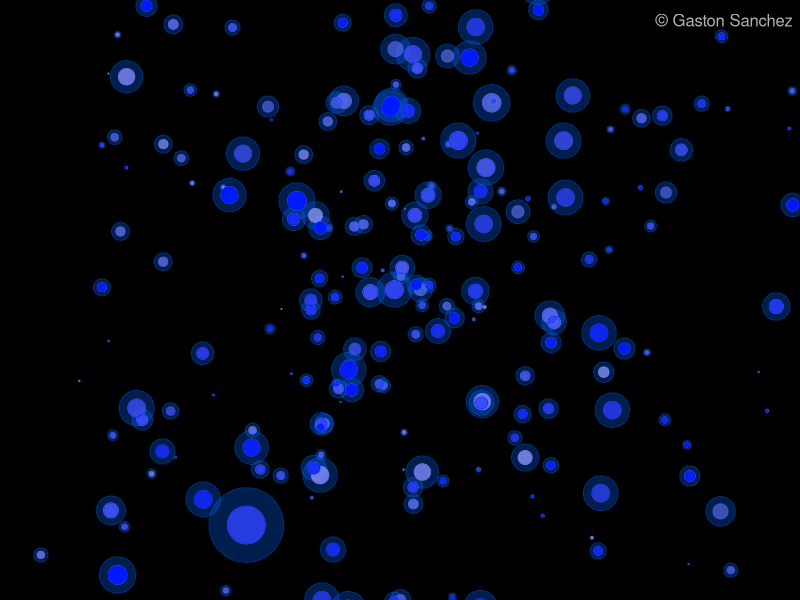

R code for this plot:
##################################################################################
# Title:      Blue Bubbles
# Copyright:  Copyright (c) 2012, under the Simplified BSD License
# Author:     Gaston Sanchez
# url:        www.gastonsanchez.com/projects/rtist
##################################################################################

# Don't use my working directory!
setwd("/Users/gaston/Documents/Rtist_Plots/Images")

# ========================================================================
# Blue bubbles
# ========================================================================
# generate x-y values
x = rnorm(300)
y = rnorm(300, 0, 2)
# colors
blues = hsv(h=0.65, s=1, v=1, alpha=runif(100, .3, 1))
whites = hsv(h=0, s=0, v=1, alpha=runif(100, .3, .7))
sizes = c(2.5 * runif(99), 5)

png("blue_bubbles.png", width=700, height=400)
#set graphical parameters
op = par(bg='black', mar=rep(0,4))
# plot
plot(x, y, type='n', xlim=c(-2,2), ylim=c(-2,2))
points(x, y, pch=19, cex=2*sizes, col=hsv(0.6, alpha=.3), bg=hsv(0.6, alpha=.3))
points(x, y, pch=19, cex=sizes, col=whites, bg=whites)
points(x, y, pch=19, cex=sizes, col=blues, bg=blues)
# signature
legend("topright", legend="© Gaston Sanchez", bty="n", text.col="gray70")
# reset par
par(op)
dev.off()
